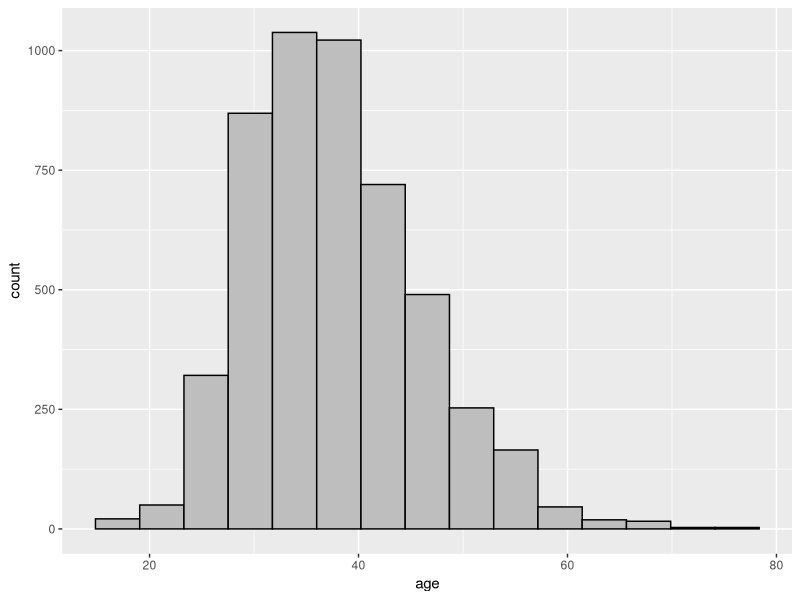
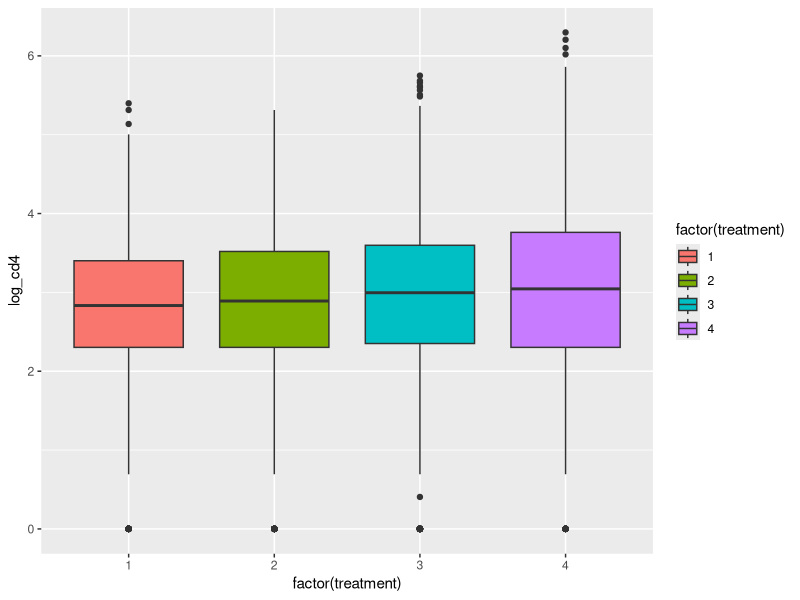
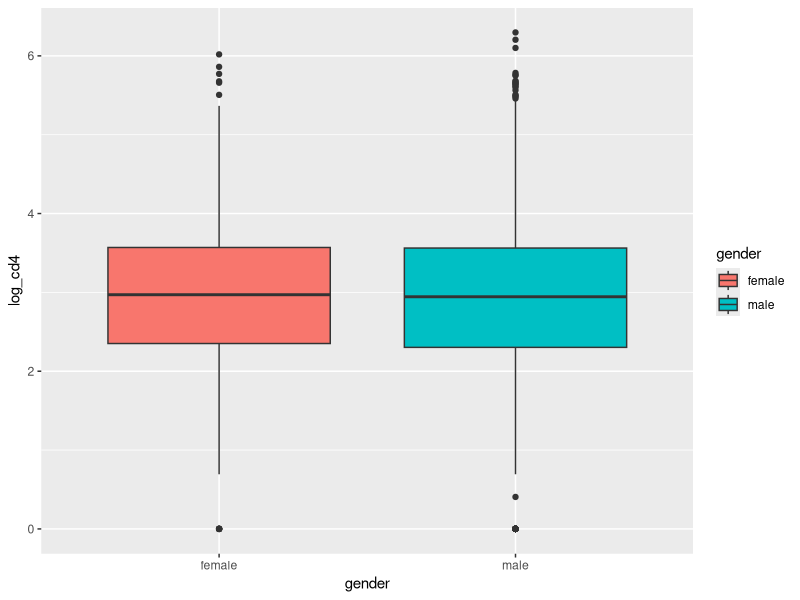
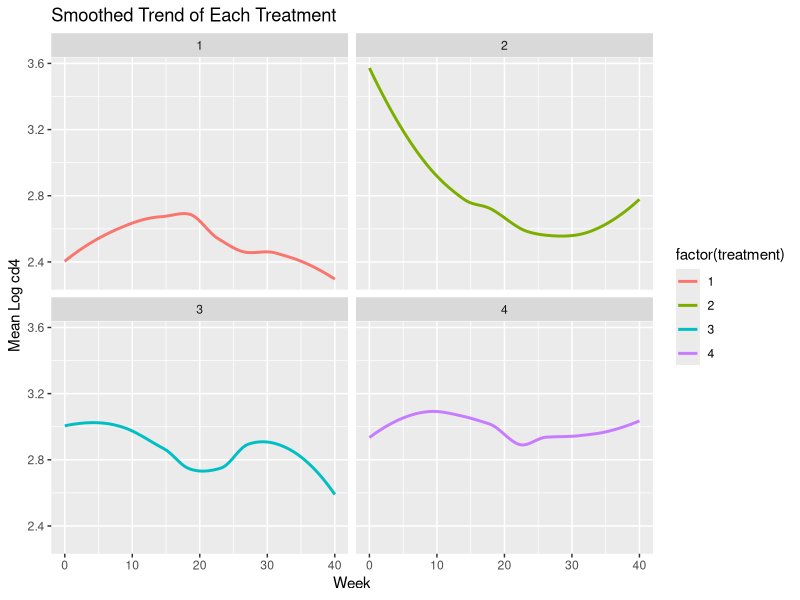
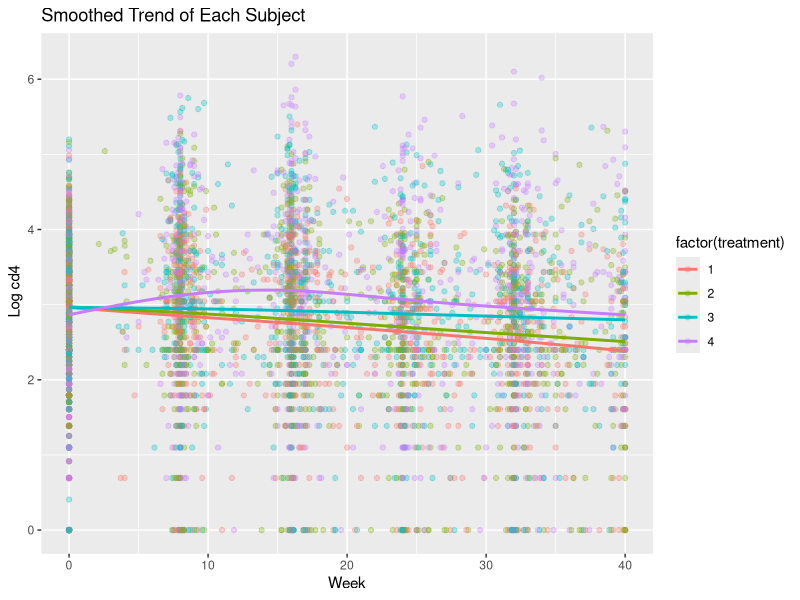
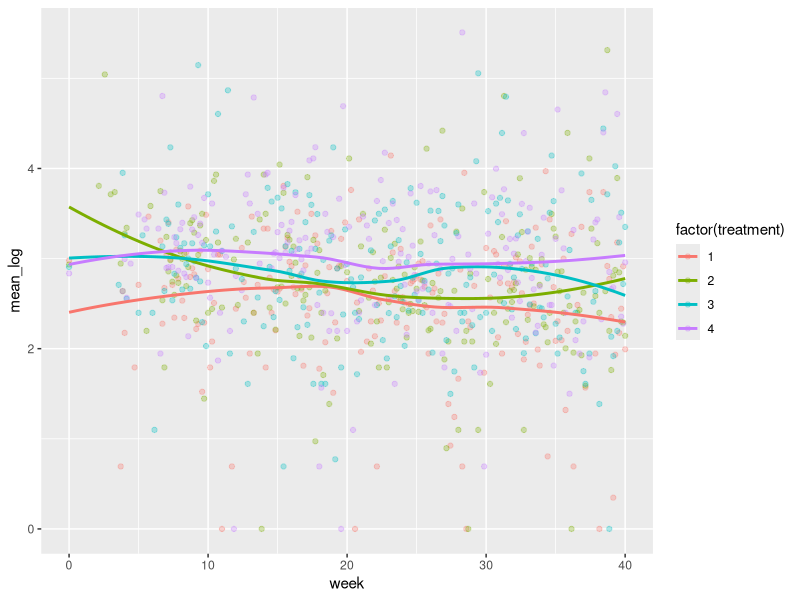
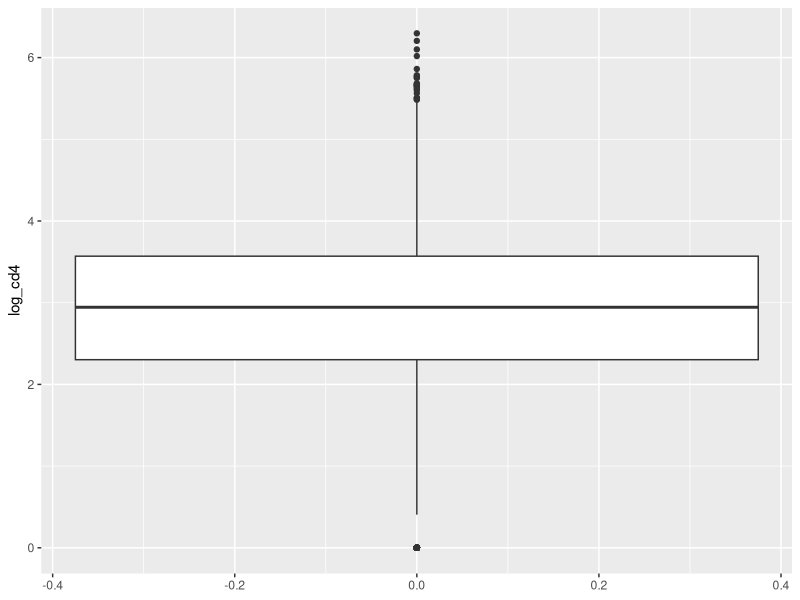
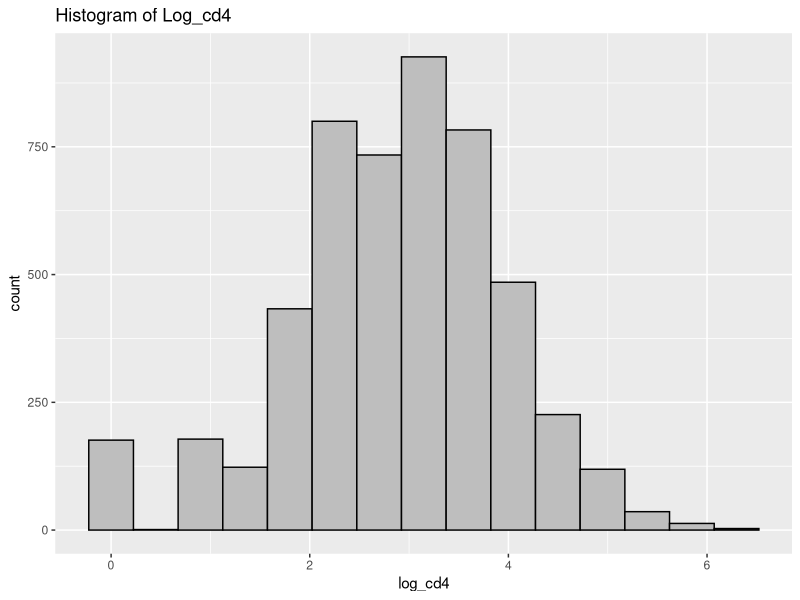

Write the R code that produced these figures, in order.
## ---- chunk 1
library(tidyverse)
library(nlme)
library(mgcv)
aids = read.csv("aids.csv")

glimpse(aids)
## ---- chunk 2
subjects = unique(aids$id)
subjects = max(subjects)
## ---- chunk 3
# Distribution of Age
aids %>% 
  ggplot(aes(x = age)) + 
  geom_histogram(bins = 15, color = "black", fill = "gray")
## ---- chunk 4
# Distribution of people in each treatment group
table(aids$treatment)
round(prop.table(table(aids$treatment)), 2)
## ---- chunk 5
#Boxplot based on treatment group
aids %>% 
  ggplot(aes(x = factor(treatment), y = log_cd4, 
             fill = factor(treatment))) +
  geom_boxplot()
## ---- chunk 6
#Boxplot based on gender
aids %>% 
  ggplot(aes(x = gender, y = log_cd4, fill = gender)) +
  geom_boxplot()
## ---- chunk 7
# Mean log_cd4 per week of each treatment 

aids %>% 
 group_by(treatment, week) %>% 
 summarize(mean_logcd4 = mean(log_cd4)) %>% 
 ggplot(aes(x = week, y = mean_logcd4,  color =  factor(treatment))) +  
 labs(title = "Smoothed Trend of Each Treatment",
      y = "Mean Log cd4", x = "Week") +
 geom_smooth(se = FALSE) +
  facet_wrap(~treatment)
## ---- chunk 8

# Trends pf each subject per week separated by treatment
aids %>% 
 ggplot(aes(x = week, y = log_cd4, color = factor(treatment)))+
 geom_point(alpha = 0.3) +
 geom_smooth(se = FALSE) +
 labs(title = "Smoothed Trend of Each Subject",
      y = " Log cd4", x = "Week")
## ---- chunk 9

#Trends by grouping by treatment and week
aids %>% 
  group_by(treatment, week) %>% 
  summarize(mean_log = mean(log_cd4)) %>% 
  ggplot(aes(x = week, y = mean_log, color = factor(treatment))) +
  geom_point(alpha = 0.3) + 
  geom_smooth(se = FALSE)
## ---- chunk 10
aids %>% 
  ggplot(aes(y = log_cd4)) +
  geom_boxplot()
## ---- chunk 11
#outliers values
tibble(outliers = boxplot.stats(aids$log_cd4)$out )

#number of outliers 
observerd = tibble(r = boxplot.stats(aids$log_cd4)$out) %>% 
  nrow()

#expected number of outliers are
expected = nrow(aids) * .05
## ---- chunk 12

aids %>% 
  ggplot(aes(x = log_cd4)) +
   geom_histogram(bins = 15, color = "black", fill = "gray") +
   labs(title = "Histogram of Log_cd4")
  

## ---- chunk 13

# Standardized of log_cd4 with mean 0 and sd 1 
log_cd4 = aids$log_cd4

scaled = scale(log_cd4)
colMeans(scaled)
apply(scaled, 2, sd)

tibble(r = scaled) %>% 
  ggplot(aes(x = r)) +
  geom_histogram( color = "black", fill = "gray") +
  labs(title = "Standardized Histogram of Log_cd4")
